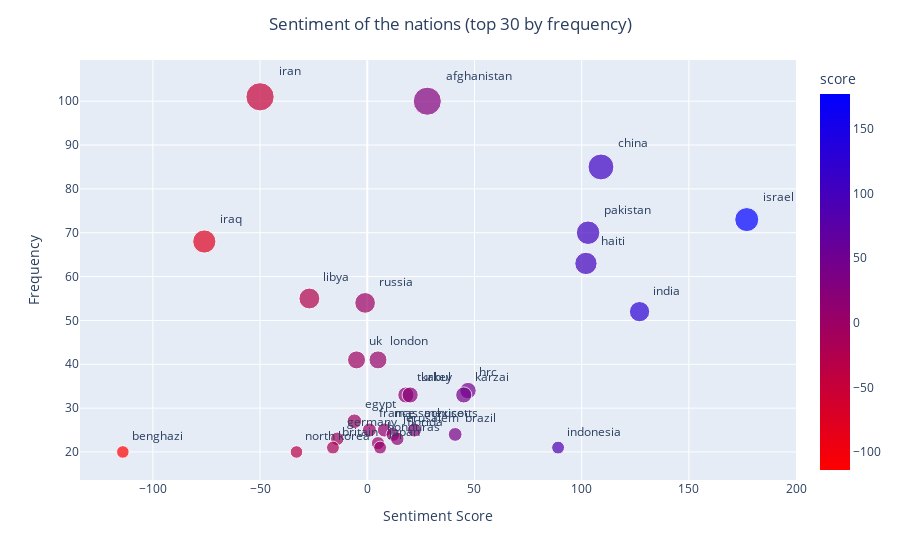

The cell this chart's notebook holds for it:
### Code cell
plot_entitites_sentiment(df_entities.iloc[:TOP_K])

### Figure 1 — Plotly figure (JSON) as saved in the notebook; plotly's stock layout.template omitted (floating-point values rounded to 4 significant figures)
{"data": [{"hovertemplate": "score=%{marker.color}<br>freq=%{marker.size}<br>entity=%{text}<extra></extra>", "legendgroup": "", "marker": {"color": [-50.0, 28.0, 109.0, 177.0, 103.0, -76.0, 102.0, -27.0, -1.0, 127.0, -5.0, 5.0, 47.0, 18.0, 45.0, 20.0, -6.0, 1.0, 8.0, 22.0, 12.0, 41.0, 14.0, -14.0, 5.0, 89.0, -16.0, 6.0, -114.0, -33.0], "coloraxis": "coloraxis", "size": [101.0, 100.0, 85.0, 73.0, 70.0, 68.0, 63.0, 55.0, 54.0, 52.0, 41.0, 41.0, 34.0, 33.0, 33.0, 33.0, 27.0, 25.0, 25.0, 25.0, 24.0, 24.0, 23.0, 23.0, 22.0, 21.0, 21.0, 21.0, 20.0, 20.0], "sizemode": "area", "sizeref": 0.2525, "symbol": "circle"}, "mode": "markers+text", "name": "", "orientation": "v", "showlegend": false, "text": ["iran", "afghanistan", "china", "israel", "pakistan", "iraq", "haiti", "libya", "russia", "india", "uk", "london", "hrc", "turkey", "karzai", "kabul", "egypt", "france", "massachusetts", "mexico", "jerusalem", "brazil", "florida", "germany", "honduras", "indonesia", "britain", "japan", "benghazi", "north korea"], "textposition": "top right", "type": "scatter", "x": [-50.0, 28.0, 109.0, 177.0, 103.0, -76.0, 102.0, -27.0, -1.0, 127.0, -5.0, 5.0, 47.0, 18.0, 45.0, 20.0, -6.0, 1.0, 8.0, 22.0, 12.0, 41.0, 14.0, -14.0, 5.0, 89.0, -16.0, 6.0, -114.0, -33.0], "xaxis": "x", "y": [101.0, 100.0, 85.0, 73.0, 70.0, 68.0, 63.0, 55.0, 54.0, 52.0, 41.0, 41.0, 34.0, 33.0, 33.0, 33.0, 27.0, 25.0, 25.0, 25.0, 24.0, 24.0, 23.0, 23.0, 22.0, 21.0, 21.0, 21.0, 20.0, 20.0], "yaxis": "y"}], "layout": {"coloraxis": {"colorbar": {"title": {"text": "score"}}, "colorscale": [[0.0, "rgb(255,0,0)"], [1.0, "rgb(0,0,255)"]]}, "legend": {"itemsizing": "constant", "tracegroupgap": 0}, "margin": {"t": 60}, "title": {"text": "Sentiment of the nations (top 30 by frequency)", "x": 0.5, "xanchor": "center"}, "xaxis": {"anchor": "y", "domain": [0.0, 1.0], "title": {"text": "Sentiment Score"}}, "yaxis": {"anchor": "x", "domain": [0.0, 1.0], "title": {"text": "Frequency"}}}}
